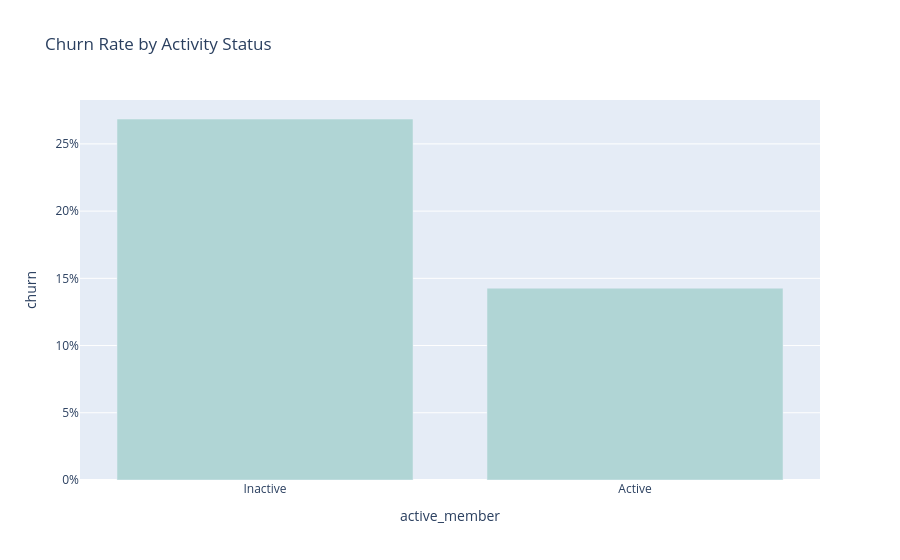

Write notebook code for a chart like this one.
### Markdown cell above
## Churn Rate by Customer Activity

In this analysis, we compare churn rates between active and inactive customers.

### Code cell
churn_by_activity = (df.groupby('active_member')['churn'].mean().reset_index())

churn_by_activity['active_member'] = churn_by_activity['active_member'].map({
    0: 'Inactive',
    1: 'Active'
})

# Convert to percentage
churn_by_activity['churn'] = churn_by_activity['churn'] * 100

fig = create_bar_chart(data=churn_by_activity,x_col='active_member',y_col='churn',title='Churn Rate by Activity Status')
fig.update_yaxes(ticksuffix="%")
fig.show()

### Figure 1 — Plotly figure (JSON) as saved in the notebook; plotly's stock layout.template omitted (floating-point values rounded to 4 significant figures)
{"data": [{"hovertemplate": "active_member=%{x}<br>churn=%{y}<extra></extra>", "legendgroup": "", "marker": {"color": "#B0D5D5", "pattern": {"shape": ""}}, "name": "", "orientation": "v", "showlegend": false, "textposition": "auto", "type": "bar", "x": ["Inactive", "Active"], "xaxis": "x", "y": [26.85, 14.27], "yaxis": "y"}], "layout": {"barmode": "relative", "legend": {"tracegroupgap": 0}, "title": {"text": "Churn Rate by Activity Status"}, "xaxis": {"anchor": "y", "domain": [0, 1], "title": {"text": "active_member"}}, "yaxis": {"anchor": "x", "domain": [0, 1], "ticksuffix": "%", "title": {"text": "churn"}}}}
